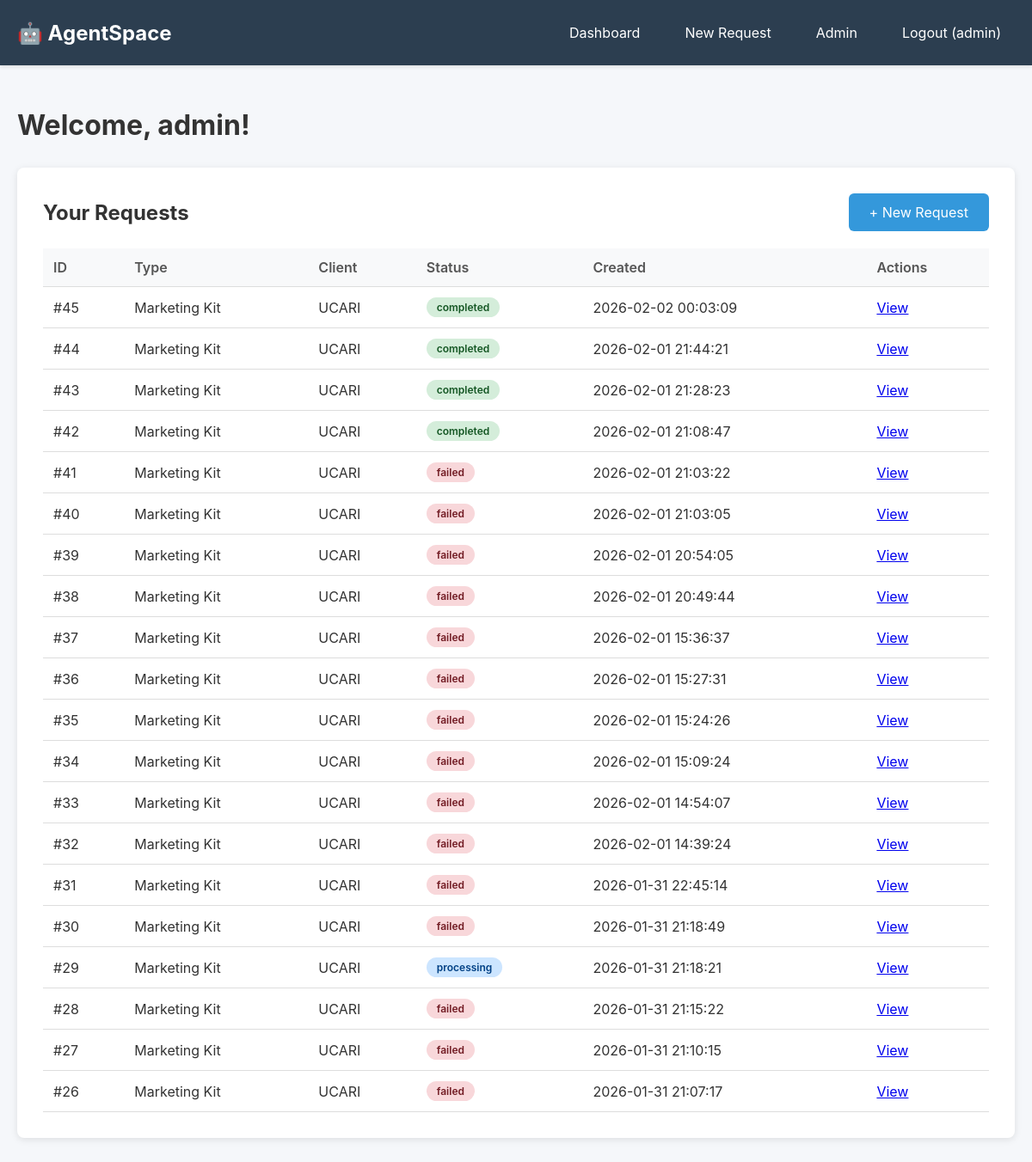
The page /dashboard (signed in) on the database as committed earlier.
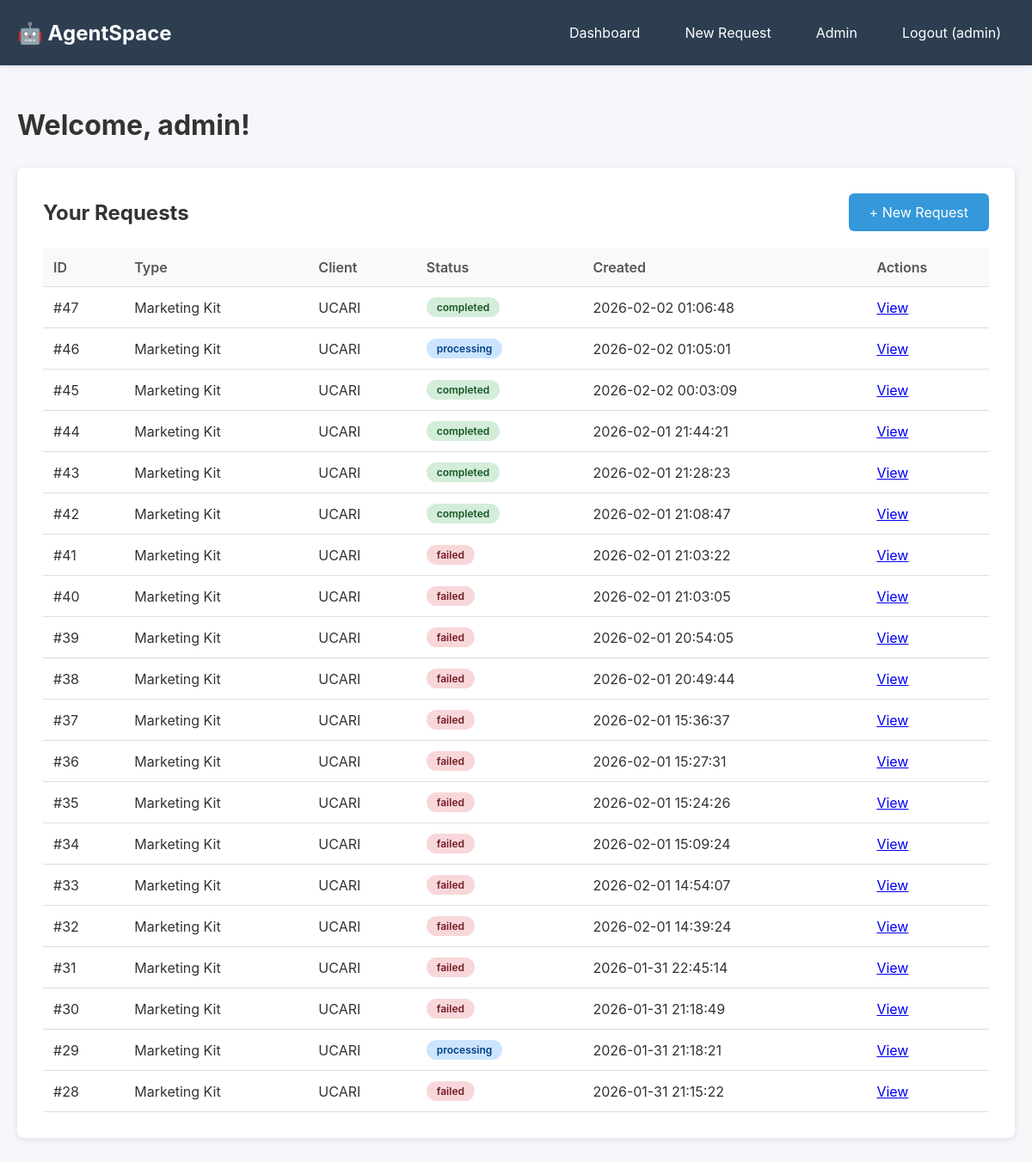
The same page on the database as committed later.
### tables this page shows
CREATE TABLE users (
            id INTEGER PRIMARY KEY AUTOINCREMENT,
            username TEXT UNIQUE NOT NULL,
            email TEXT UNIQUE NOT NULL,
            password_hash TEXT NOT NULL,
            is_admin BOOLEAN DEFAULT 0,
            created_at TIMESTAMP DEFAULT CURRENT_TIMESTAMP
        );

CREATE TABLE requests (
            id INTEGER PRIMARY KEY AUTOINCREMENT,
            user_id INTEGER NOT NULL,
            request_type TEXT NOT NULL,
            client_name TEXT NOT NULL,
            website TEXT,
            offerings TEXT,
            competitors TEXT,
            additional_info TEXT,
            status TEXT DEFAULT 'pending',
            json_output_path TEXT,
            docx_output_path TEXT,
            created_at TIMESTAMP DEFAULT CURRENT_TIMESTAMP,
            completed_at TIMESTAMP,
            FOREIGN KEY (user_id) REFERENCES users (id)
        );

### agentspace_webapp.py (the view)
@app.route('/dashboard')
@login_required
def dashboard():
    conn = sqlite3.connect('agentspace.db')
    c = conn.cursor()
    c.execute('''
        SELECT id, request_type, client_name, status, created_at, completed_at
        FROM requests
        WHERE user_id = ?
        ORDER BY created_at DESC
        LIMIT 20
    ''', (current_user.id,))
    requests = c.fetchall()
    conn.close()
    return render_template('dashboard.html', requests=requests, user=current_user)

### agentspace_webapp.py (called while the page is built)
@login_manager.user_loader
def load_user(user_id):
    conn = sqlite3.connect('agentspace.db')
    c = conn.cursor()
    c.execute('SELECT id, username, email, is_admin FROM users WHERE id = ?', (user_id,))
    user_data = c.fetchone()
    conn.close()
    if user_data:
        return User(user_data[0], user_data[1], user_data[2], user_data[3])
    return None

### templates/dashboard.html (shortened to what this page needs)
{% extends "base.html" %}
{% block content %}
<h1 style="margin-bottom: 30px;">Welcome, {{ user.username }}!</h1>
<div class="card">
    <div style="display: flex; justify-content: space-between; align-items: center; margin-bottom: 20px;">
        <h2>Your Requests</h2>
        <a href="{{ url_for('new_request') }}" class="btn">+ New Request</a>
    </div>
    {% if requests %}
    <table>
        <thead>
            <tr>
                <th>ID</th>
                <th>Type</th>
                <th>Client</th>
                <th>Status</th>
                <th>Created</th>
                <th>Actions</th>
            </tr>
        </thead>
        <tbody>
            {% for req in requests %}
            <tr>
                <td>#{{ req[0] }}</td>
                <td>{{ req[1] }}</td>
                <td>{{ req[2] }}</td>
                <td><span class="status {{ req[3] }}">{{ req[3] }}</span></td>
                <td>{{ req[4] }}</td>
                <td><a href="{{ url_for('view_request', request_id=req[0]) }}">View</a></td>
            </tr>
            {% endfor %}
        </tbody>
    </table>
    {% else %}
    <p style="text-align: center; padding: 40px; color: #999;">
        No requests yet. <a href="{{ url_for('new_request') }}">Create your first one!</a>
    </p>
    {% endif %}
</div>
{% endblock %}

### templates/base.html (shortened to what this page needs)
<!DOCTYPE html>
<html lang="en">
<head>
</head>
<body>
    {% if current_user.is_authenticated %}
    <div class="header">
        <div class="header-content">
            <div class="logo">🤖 AgentSpace</div>
            <nav class="nav">
                <a href="{{ url_for('dashboard') }}">Dashboard</a>
                <a href="{{ url_for('new_request') }}">New Request</a>
                {% if current_user.is_admin %}
                <a href="{{ url_for('admin_dashboard') }}">Admin</a>
                {% endif %}
                <a href="{{ url_for('logout') }}">Logout ({{ current_user.username }})</a>
            </nav>
        </div>
    </div>
    {% endif %}
    <div class="container">
        {% block content %}{% endblock %}
    </div>
</body>
</html>

### templates/base.html (style rules this page uses)
* { margin: 0; padding: 0; box-sizing: border-box; }
body { font-family: -apple-system, BlinkMacSystemFont, 'Segoe UI', Arial, sans-serif; background: #f5f7fa; color: #333; }
.container { max-width: 1200px; margin: 0 auto; padding: 20px; }
.header { background: #2c3e50; color: white; padding: 20px 0; margin-bottom: 30px; box-shadow: 0 2px 4px rgba(0,0,0,0.1); }
.header-content { max-width: 1200px; margin: 0 auto; padding: 0 20px; display: flex; justify-content: space-between; align-items: center; }
.logo { font-size: 24px; font-weight: bold; }
.nav { display: flex; gap: 20px; }
.nav a { color: white; text-decoration: none; padding: 8px 16px; border-radius: 4px; transition: background 0.3s; }
.card { background: white; border-radius: 8px; padding: 30px; margin-bottom: 20px; box-shadow: 0 2px 8px rgba(0,0,0,0.1); }
.btn { display: inline-block; padding: 12px 24px; background: #3498db; color: white; text-decoration: none; border-radius: 6px; border: none; cursor: pointer; font-size: 16px; transition: background 0.3s; }
.status { display: inline-block; padding: 4px 12px; border-radius: 12px; font-size: 12px; font-weight: 600; }
.status.processing { background: #cce5ff; color: #004085; }
.status.completed { background: #d4edda; color: #155724; }
.status.failed { background: #f8d7da; color: #721c24; }
table { width: 100%; border-collapse: collapse; }
th, td { padding: 12px; text-align: left; border-bottom: 1px solid #ddd; }
th { background: #f8f9fa; font-weight: 600; color: #555; }

Rows that differ between the two databases and show on the page:
no longer on this page (row unchanged): requests: id "27", request_type "Marketing Kit", client_name "UCARI", status "failed", created_at "2026-01-31 21:10:15"
no longer on this page (row unchanged): requests: id "26", request_type "Marketing Kit", client_name "UCARI", status "failed", created_at "2026-01-31 21:07:17"
added requests: id "47", request_type "Marketing Kit", client_name "UCARI", status "completed", created_at "2026-02-02 01:06:48"
added requests: id "46", request_type "Marketing Kit", client_name "UCARI", status "processing", created_at "2026-02-02 01:05:01"
